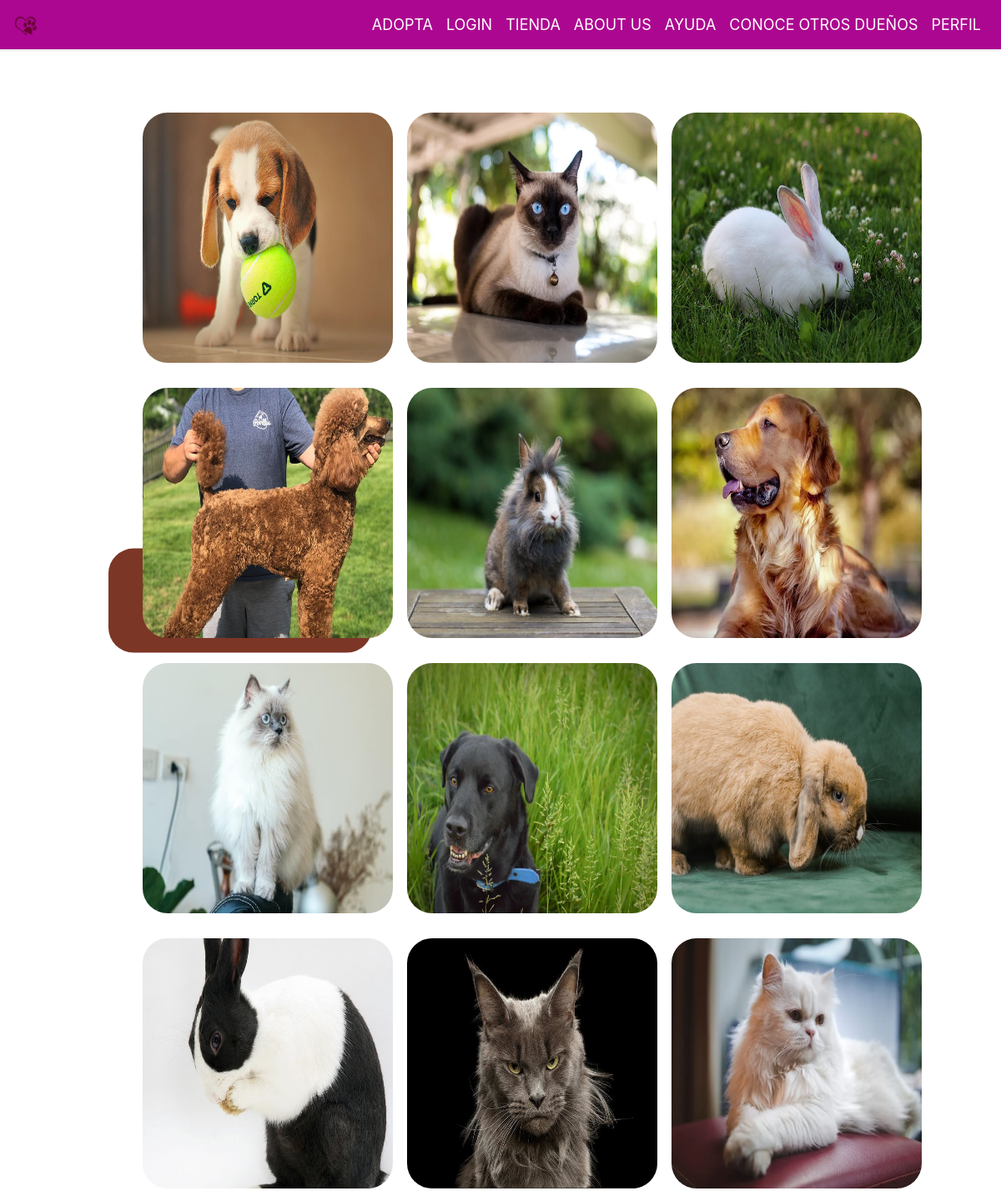
Page /adopta.php on the committed database.
### tables this page shows
CREATE TABLE IF NOT EXISTS `mascota` (
  `id_mascota` int unsigned NOT NULL AUTO_INCREMENT,
  `nombre_mascota` varchar(20) NOT NULL,
  `raza` varchar(50) DEFAULT NULL,
  `dueño` varchar(20) NOT NULL,
  `edad` int unsigned NOT NULL,
  `altura` decimal(20,6) unsigned NOT NULL,
  `sexo` varchar(6) NOT NULL,
  PRIMARY KEY (`id_mascota`) USING BTREE,
  KEY `dueño` (`dueño`),
  KEY `especie` (`raza`) USING BTREE,
  CONSTRAINT `mascota_ibfk_1` FOREIGN KEY (`raza`) REFERENCES `raza` (`nombre`),
  CONSTRAINT `mascota_ibfk_2` FOREIGN KEY (`dueño`) REFERENCES `users` (`username`)
);

### adopta.php (the view, shortened to what this page needs)
<?php
require_once 'connect.php';
?>
<!DOCTYPE html>
<html lang="en">
<head>
    <link rel="stylesheet" href="styles/base.css">
    <link rel="stylesheet" href="styles/adopta.css">
    <link href="https://stackpath.bootstrapcdn.com/bootstrap/4.5.2/css/bootstrap.min.css" rel="stylesheet">
    <link rel="stylesheet" href="https://use.fontawesome.com/releases/v5.15.4/css/all.css">
</head>
<body>
    <nav class="navbar navbar-expand-lg fixed-top">
        <a class="navbar-brand" href="home.php">
            <img src="favicon.ico" alt="Home" width="30" height="30">
        </a>
        <div class="collapse navbar-collapse" id="navbarNav">
            <ul class="navbar-nav ml-auto">
                <li class="nav-item active">
                    <a class="nav-link" href="adopta.php">Adopta</a>
                </li>
                <li class="nav-item">
                    <?php if (!isset($_SESSION['username'])): ?>
                        <a class="nav-link" href="login.php">Login</a>
                    <?php endif; ?>
                </li>
                <li class="nav-item">
                    <a class="nav-link" href="shop.php">Tienda</a>
                </li>
                <li class="nav-item">
                    <a class="nav-link" href="quienes.php">About Us</a>
                </li>
                <li class="nav-item">
                    <a class="nav-link" href="ayuda.php">Ayuda</a>
                </li>
                <li class="nav-item">
                    <a class="nav-link" href="otros.php">Conoce Otros Dueños</a>
                </li>
                <li class="nav-item">
                    <a class="nav-link" href="perfil.php">Perfil</a>
                </li>
            </ul>
        </div>
    </nav>
    <div class="buttons">
        <div class="caja" onclick="toggleDropdown(this)">
            <p class="titulo"><b>Más centros de adopción</b></p>
        </div>
    </div>
    <div class="container" id="perretes">
        <?php
        $sql = "SELECT nombre_mascota, edad, raza, dueño
        FROM mascota
        WHERE dueño = 'BeloveDogs'
        ORDER BY edad ASC, nombre_mascota ASC";
        $result = mysqli_query($conn, $sql);
        $index = 0;
        for ($i = 0; $i < 4; $i++) {
            echo '<div class="row d-flex align-items-center justify-content-center">';
            for ($j = 0; $j < 3; $j++) {
                $row = mysqli_fetch_assoc($result);
                $nombreMascota = $row['nombre_mascota'];
                $edad = $row['edad'];
                $raza = $row['raza'];
                $centro = $row['dueño'];
                echo '<div class="col-md-3 mx-3">
                    <div class="image-container">
                        <img src="images/adoptap'.($index + 1).'.jpg" alt="Imagen 2">
                        <div class="overlay">
                            <div class="overlay-text">
                                <ul>
                                    <li>Nombre: ' . $nombreMascota . '</li>
                                    <li>Edad: ' . $edad . '</li>
                                    <li>Raza: ' . $raza . '</li>
                                    <li>Centro: ' . $centro . '</li>
                                </ul>
                                <button class="button">
                                <a href="https://ajuntament.barcelona.cat/benestaranimal/es/centro-de-acogida-de-animales-de-compania-caacb" class="adopta-link button-adopta" target="_blank">¡Adóptame!</a>
                                </button>
                            </div>
                        </div>
                    </div>
                 </div>';
                $index++;
            }
            echo '</div>';
        }
        ?>
    </div>
</body>
</html>

### styles/base.css (style rules this page uses)
.navbar { background-color: #ac0790; box-shadow: 0 2px 2px rgba(0, 0, 0, 0.1); }
.navbar-brand, .nav-link { color: white !important; text-transform: uppercase; font-size: 18px; }

### styles/adopta.css (style rules this page uses)
body { font-family: Arial, sans-serif; margin: 0; padding: 0; }
img { border-radius: 30px; }
.container { margin-top: 10%; align-items: center; margin-left: 10%; }
.image-container { position: relative; display: inline-block; margin: 15px; }
.col-md-3 { padding: 0; }
.image-container img { width: 300px; height: 300px; }
.buttons { position: fixed; left: 10px; top: 50%; transform: translateY(-50%); background-color: #7C3626; padding: 20px; margin-left: 120px; margin-right: 120px; border-radius: 30px; max-width: calc(100% - 240px); }
.caja { border: 1px; padding: 10px; cursor: pointer; font-size: 120%; color: white; margin: 10px; border-radius: 10px; box-sizing: border-box; }
.titulo { font-style: inherit; color: black; }

### rows in the picture
mascota: shows a picture
mascota: shows a picture
mascota: shows a picture
mascota: shows a picture
mascota: shows a picture
mascota: shows a picture
mascota: shows a picture
mascota: shows a picture
mascota: shows a picture
mascota: shows a picture
mascota: shows a picture
mascota: shows a picture
